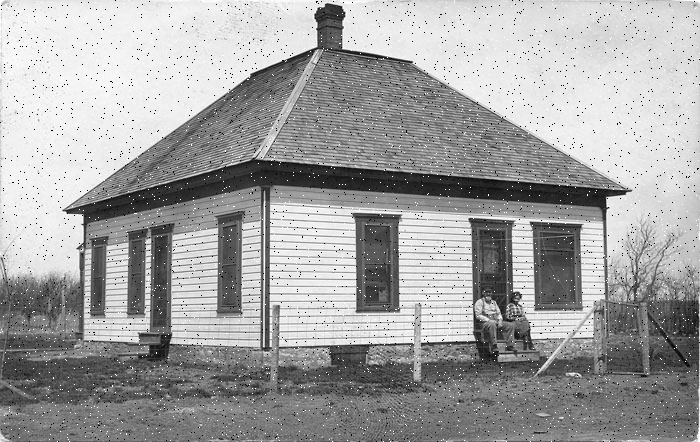
#> input picture Grayscale Image Processing/task2.png, 700 x 442 px
$ python Grayscale_Image_Processing.py
#> lines starting #> are read from the running program, lines starting #| are printed output that depends on the picture
"""
 Grayscale Image Processing
(Due date: Nov. 26, 11:59 P.M., 2021)

The goal of this task is to experiment with two commonly used
image processing techniques: image denoising and edge detection.
Specifically, you are given a grayscale image with salt-and-pepper noise,
which is named 'task2.png' for your code testing.
Note that different image might be used when grading your code.

You are required to write programs to:
(i) denoise the image using 3x3 median filter;
(ii) detect edges in the denoised image along both x and y directions using Sobel operators (provided in line 30-32).
(iii) design two 3x3 kernels and detect edges in the denoised image along both 45° and 135° diagonal directions.
Hint:
• Zero-padding is needed before filtering or convolve2d.
• Normalization is needed before saving edge images. You can normalize image using the following equation:
    normalized_img = 255 * frac{img - min(img)}{max(img) - min(img)}

Do NOT modify the code provided to you.
You are NOT allowed to use OpenCV library except the functions we already been imported from cv2.
You are allowed to use Numpy for basic matrix calculations EXCEPT any function/operation related to convolve2d or correlation.
You should NOT use any other libraries, which provide APIs for convolve2d/correlation ormedian filtering.
Please write the convolve2d code ON YOUR OWN.
"""

from cv2 import imread, imwrite, imshow, IMREAD_GRAYSCALE, namedWindow, waitKey, destroyAllWindows
from numpy import divide, int8, multiply, ravel, sort, zeros_like
from math import sqrt
import numpy as np

# Sobel operators are given here, do NOT modify them.
sobel_x = np.array([[1, 0, -1], [2, 0, -2], [1, 0, -1]]).astype(int)
sobel_y = np.array([[1, 2, 1], [0, 0, 0], [-1, -2, -1]]).astype(int)


def filter(img):
    """
    :param img: numpy.ndarray(int), image
    :return denoise_img: numpy.ndarray(int), image, same size as the input image

    Apply 3x3 Median Filter and reduce salt-and-pepper noises in the input noise image
    """
    mask = 3

    bd = int(mask / 2)
    gray_img = img.copy()

    denoise_img = zeros_like(gray_img)

    for i in range(bd, gray_img.shape[0] - bd):
        for j in range(bd, gray_img.shape[1] - bd):

            # get mask according with mask
            kernel = ravel(gray_img[i - bd : i + bd + 1, j - bd : j + bd + 1])

            # calculate mask median
            median = sort(kernel)[int8(divide((multiply(mask, mask)), 2) + 1)]

            denoise_img[i, j] = median

    return denoise_img


def AddZeroPadding(img):

    padded_img = img.copy()

    padded_img = np.pad(padded_img, ((1,1),(1,1)), 'constant')
    return padded_img

def FlipKernel(kernel):

    k = kernel.copy()

    k1 = np.zeros((3,3)).astype(int)

    for i in range(0,3):
        for j in range(0,3):
            k1[i][j] = int(k[2 - i][2 - j])

    #print(kernel,k1)
    return k1

def convolve2d(img, kernel):
    """
    :param im: numpy.ndarray, image
    :param kernel: numpy.ndarray, kernel
    :return conv_img: numpy.ndarray, image, same size as the input image

    Convolves a given image (or matrix) and a given kernel.
    """

    h = len(img)
    w = len(img[0])

    h1 = h-3
    w1 = w-3
    conv_img = np.zeros((h1,w1))

    for i in range(0,h1):
        for j in range(0,w1):
            temp_matrix = img[i:i+3,j:j + 3]

            conv_img[i,j] = np.sum(np.multiply(temp_matrix,kernel))

    return conv_img


def edge_magnitude(x,y):
    h,w = x.shape
    new_img = np.zeros((h,w))
    for i in range(0,h):
        for j in range(0,w):
            x2 = x[i,j] * x[i,j]
            y2 = y[i,j] * y[i,j]
            sum1 = x2 + y2
            new_img[i,j] = sqrt(sum1)
    return new_img

def edge_detect(img):
    """
    :param img: numpy.ndarray(int), image
    :return edge_x: numpy.ndarray(int), image, same size as the input image, edges along x direction
    :return edge_y: numpy.ndarray(int), image, same size as the input image, edges along y direction
    :return edge_mag: numpy.ndarray(int), image, same size as the input image,
                      magnitude of edges by combining edges along two orthogonal directions.

    Detect edges using Sobel kernel along x and y directions.
    Please use the Sobel operators provided in line 30-32.
    Calculate magnitude of edges by combining edges along two orthogonal directions.
    All returned images should be normalized to [0, 255].
    """

    im1 = img.copy()
    im1 = AddZeroPadding(im1)
    X = convolve2d(im1,FlipKernel(sobel_x))
    edge_x = 255 * (X - X.min())/(X.max() - X.min())
    Y = convolve2d(im1,FlipKernel(sobel_y))
    edge_y = 255 * (Y - Y.min())/(Y.max() - Y.min())
    mag = edge_magnitude(X,Y)
    edge_mag = 255 * (mag - mag.min())/(mag.max() - mag.min())

    return edge_x, edge_y, edge_mag


def edge_diag(img):
    """
    :param img: numpy.ndarray(int), image
    :return edge_45: numpy.ndarray(int), image, same size as the input image, edges along x direction
    :return edge_135: numpy.ndarray(int), image, same size as the input image, edges along y direction

    Design two 3x3 kernels to detect the diagonal edges of input image. Please print out the kernels you designed.
    Detect diagonal edges along 45° and 135° diagonal directions using the kernels you designed.
    All returned images should be normalized to [0, 255].
    """

    im1 = img.copy()

    #Edge Detection for edge_45 kernel
    Kernel45 = np.array([[ 0,  1,  2], [-1,  0,  1], [-2, -1,  0]]).astype(int)
    edge_45 = convolve2d(im1,Kernel45)
    edge_45 = 255 * (edge_45 - edge_45.min())/(edge_45.max() - edge_45.min())

    #Edge Detection for edge_135 kernel
    Kernel135 = np.array([[ 2,  1,  0], [1,   0,  -1], [0,  -1, -2]]).astype(int)
    edge_135 = convolve2d(im1,Kernel135)
    edge_135 = 255 * (edge_135 - edge_135.min())/(edge_135.max() - edge_135.min())

    return edge_45, edge_135


if __name__ == "__main__":
    noise_img = imread('task2.png', IMREAD_GRAYSCALE)
#> noise_img is the input picture: shape (442, 700); min 0, max 255, mean 162.3
    denoise_img = filter(noise_img)
#> after the loop in filter, `for i in range(bd, gray_img.shape[0] - bd):`:
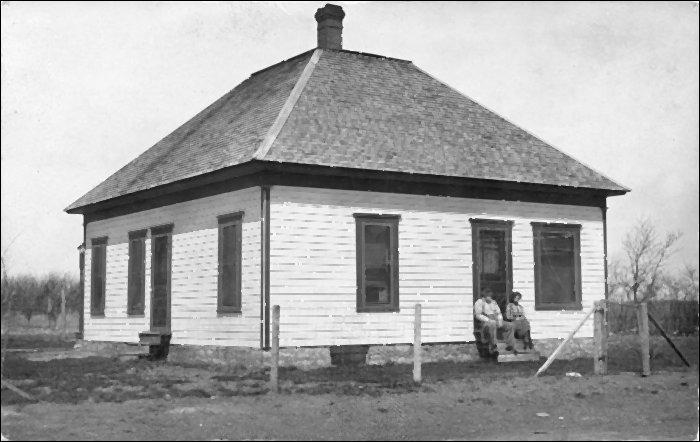
#> denoise_img: shape (442, 700); min 0, max 255, mean 165.6
    imwrite('results/task2_denoise.jpg', denoise_img)
    edge_x_img, edge_y_img, edge_mag_img = edge_detect(denoise_img)
#> in AddZeroPadding, `padded_img = np.pad(padded_img, ((1,1),(1,1)), 'constant')`:
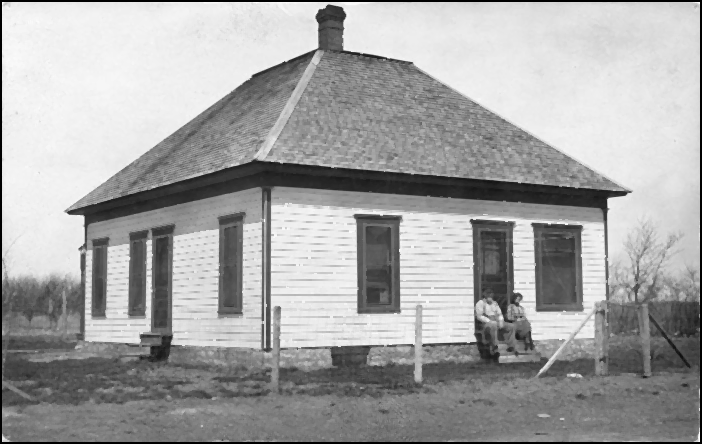
#> padded_img: shape (444, 702); min 0, max 255, mean 164.4
#> in convolve2d, `h = len(img)`: h = 444
#> in convolve2d, `w = len(img[0])`: w = 702
#> in convolve2d, `h1 = h-3`: h1 = 441
#> in convolve2d, `w1 = w-3`: w1 = 699
#> after the loop in convolve2d, `for i in range(0,h1):`:
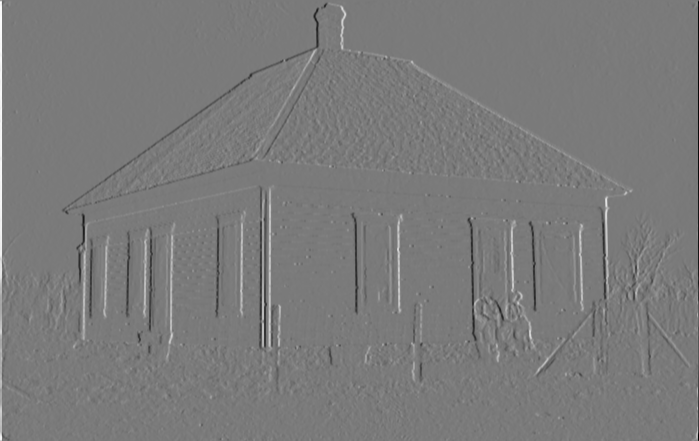
#> conv_img: shape (441, 699) float64; min -935, max 1007, mean 1; drawn with min black and max white
#> after the loop in convolve2d (call 2), `for i in range(0,h1):`:
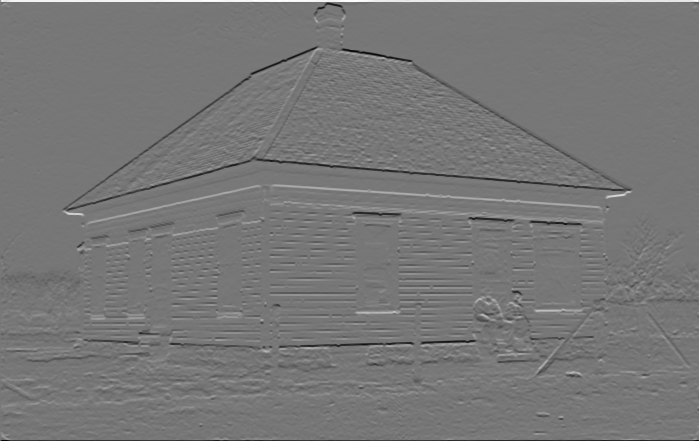
#> conv_img: shape (441, 699) float64; min -890, max 1014, mean 1.2; drawn with min black and max white
#> after the loop in edge_magnitude, `for i in range(0,h):`:
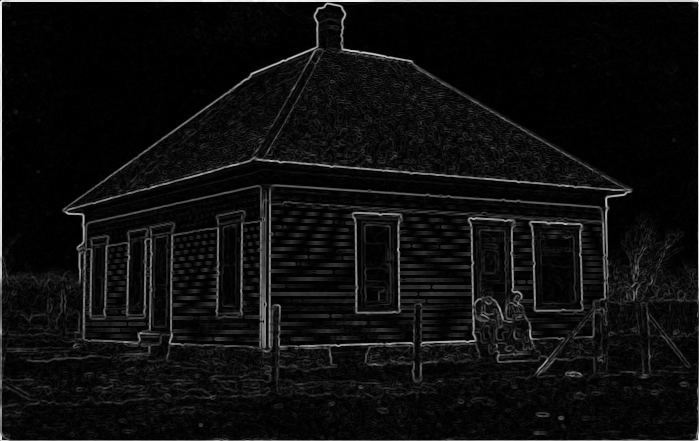
#> new_img: shape (441, 699) float64; min 0, max 1029.6, mean 61.5; drawn with min black and max white
    imwrite('results/task2_edge_x.jpg', edge_x_img)
    imwrite('results/task2_edge_y.jpg', edge_y_img)
    imwrite('results/task2_edge_mag.jpg', edge_mag_img)
    edge_45_img, edge_135_img = edge_diag(denoise_img)
#> in convolve2d (call 3), `h = len(img)`: h = 442
#> in convolve2d (call 3), `w = len(img[0])`: w = 700
#> in convolve2d (call 3), `h1 = h-3`: h1 = 439
#> in convolve2d (call 3), `w1 = w-3`: w1 = 697
#> after the loop in convolve2d (call 3), `for i in range(0,h1):`:
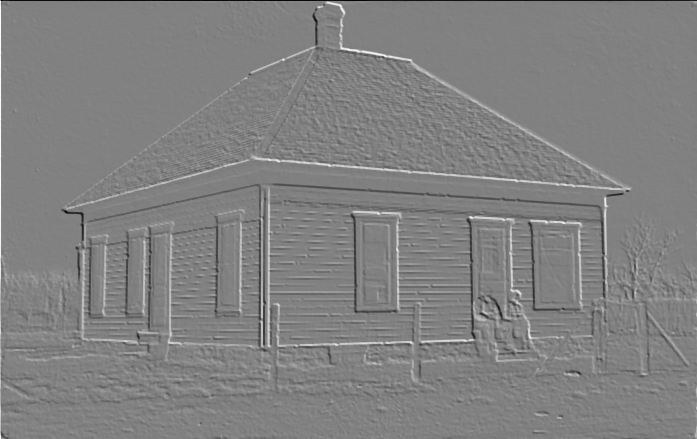
#> conv_img: shape (439, 697) float64; min -764, max 741, mean 0.4; drawn with min black and max white
#> after the loop in convolve2d (call 4), `for i in range(0,h1):`:
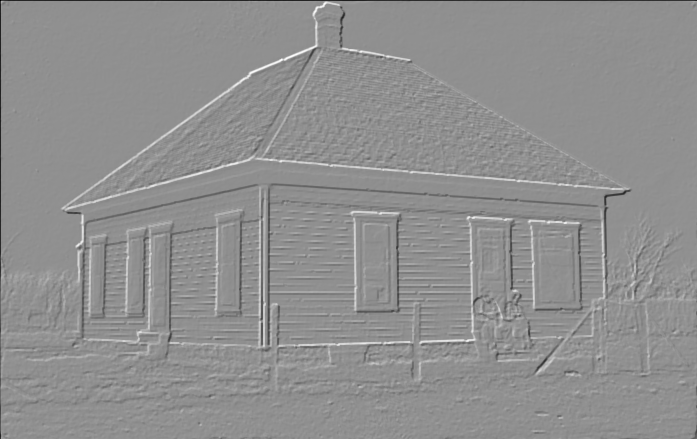
#> conv_img: shape (439, 697) float64; min -947, max 727, mean -0.9; drawn with min black and max white
    imwrite('results/task2_edge_diag1.jpg', edge_45_img)
    imwrite('results/task2_edge_diag2.jpg', edge_135_img)
